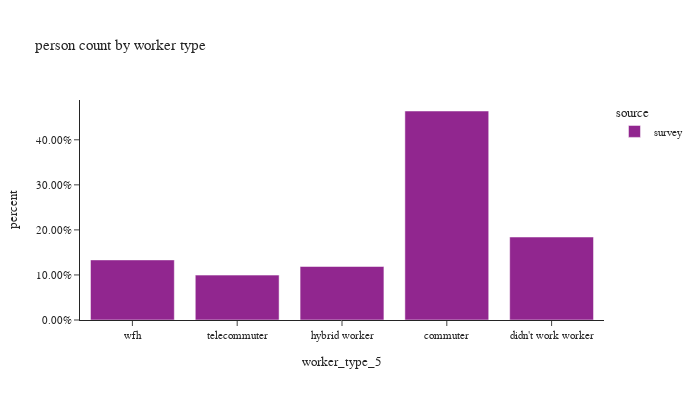

Notebook cell for this chart:
### Code cell
# worker counts by worker type
df_worker_count = survey_person_day[survey_person_day['worker_type_5'].isin(workers)].\
    groupby(['source','worker_type_5'])['pdexpfac'].\
    agg(sample_count='size', pdexpfac='sum').reset_index()
df_worker_count['percent'] = df_worker_count.groupby(['source'], group_keys=False)['pdexpfac']. \
    apply(lambda x: x / float(x.sum()))

fig = px.bar(df_worker_count, x="worker_type_5", y="percent", color="source",
             barmode="group",hover_data=['sample_count','pdexpfac'],
             category_orders={'worker_type_5': workers},
             title="person count by worker type")
fig.update_layout(height=400, width=700, font=dict(size=11),
                  yaxis_tickformat = '.2%')
fig.show()

### Figure 1 — Plotly figure (JSON) as saved in the notebook; plotly's stock layout.template omitted (floating-point values rounded to 4 significant figures)
{"data": [{"alignmentgroup": "True", "customdata": [[1318.0, 739800.0], [477.0, 293700.0], [426.0, 189500.0], [577.0, 158900.0], [769.0, 212700.0]], "hovertemplate": "source=survey<br>worker_type_5=%{x}<br>percent=%{y}<br>sample_count=%{customdata[0]}<br>pdexpfac=%{customdata[1]}<extra></extra>", "legendgroup": "survey", "marker": {"color": "#91268F", "pattern": {"shape": ""}}, "name": "survey", "offsetgroup": "survey", "orientation": "v", "showlegend": true, "textposition": "auto", "type": "bar", "x": ["commuter", "didn't work worker", "hybrid worker", "telecommuter", "wfh"], "xaxis": "x", "y": [0.4639, 0.1842, 0.1188, 0.09965, 0.1334], "yaxis": "y"}], "layout": {"barmode": "group", "font": {"size": 11}, "height": 400, "legend": {"title": {"text": "source"}, "tracegroupgap": 0}, "title": {"text": "person count by worker type"}, "width": 700, "xaxis": {"anchor": "y", "categoryarray": ["wfh", "telecommuter", "hybrid worker", "commuter", "didn't work worker"], "categoryorder": "array", "domain": [0.0, 1.0], "title": {"text": "worker_type_5"}}, "yaxis": {"anchor": "x", "domain": [0.0, 1.0], "tickformat": ".2%", "title": {"text": "percent"}}}}
